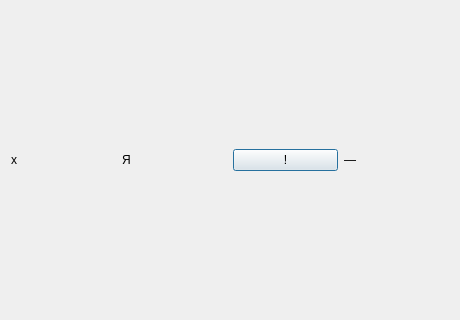
<?xml version="1.0" encoding="UTF-8"?>
<ui version="4.0"><class>Dialog</class><widget class="QDialog" name="Dialog"><property name="geometry"><rect><x>0</x><y>0</y><width>460</width><height>320</height></rect></property><property name="windowTitle"><string>#077 text/162_single_char</string></property><layout class="QVBoxLayout" name="verticalLayout"><property name="leftMargin"><number>11</number></property><property name="topMargin"><number>11</number></property><property name="rightMargin"><number>11</number></property><property name="bottomMargin"><number>11</number></property><property name="spacing"><number>6</number></property><item><layout class="QHBoxLayout" name="row"><property name="leftMargin"><number>0</number></property><property name="topMargin"><number>0</number></property><property name="rightMargin"><number>0</number></property><property name="bottomMargin"><number>0</number></property><property name="spacing"><number>6</number></property><item><widget class="QLabel" name="l1"><property name="text"><string>x</string></property></widget></item><item><widget class="QLabel" name="l2"><property name="text"><string>Я</string></property></widget></item><item><widget class="QPushButton" name="b1"><property name="text"><string>!</string></property></widget></item><item><widget class="QLabel" name="l3"><property name="text"><string>—</string></property></widget></item></layout></item></layout></widget></ui>
